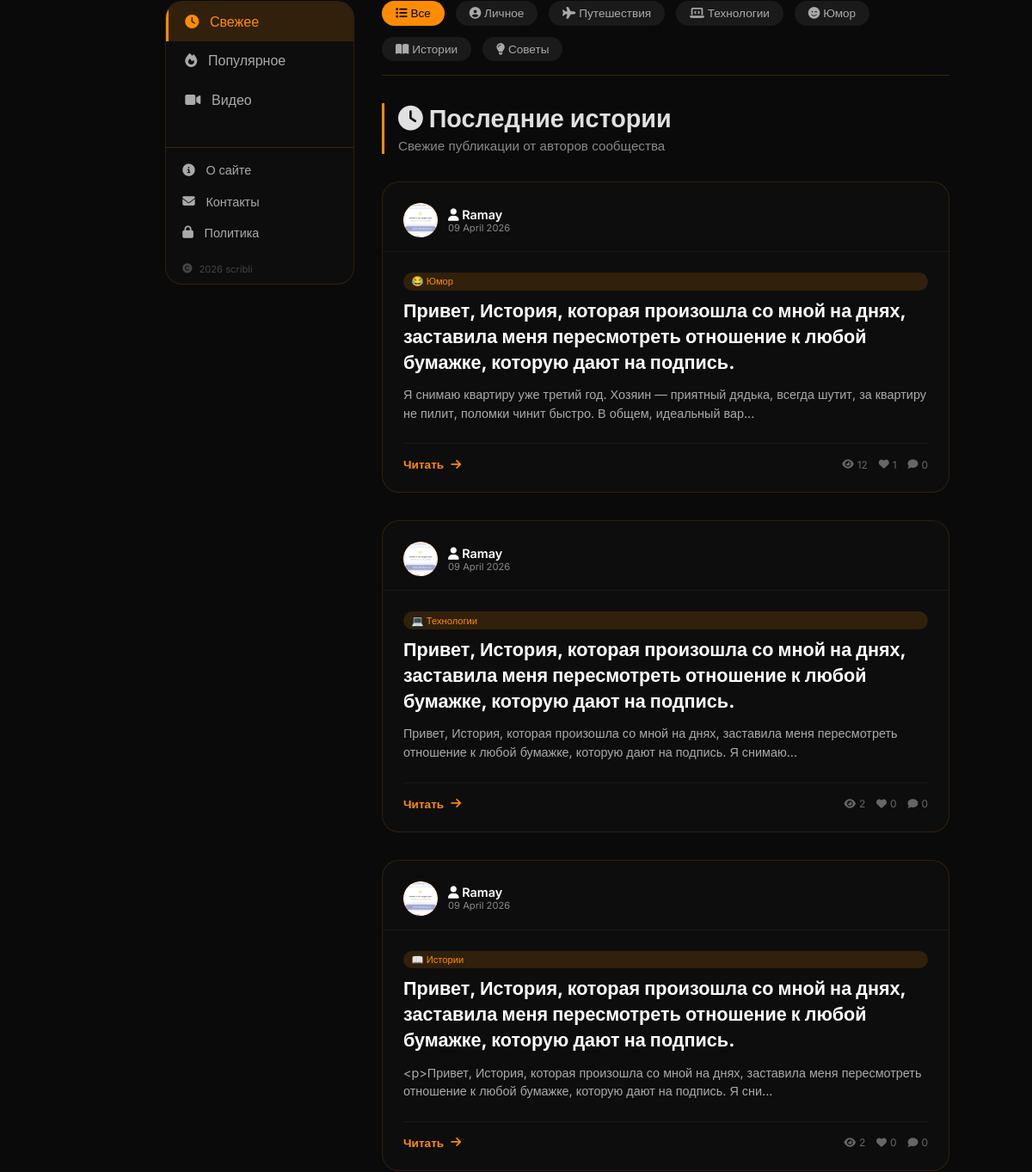
Before: / (middle part) with the older database file.
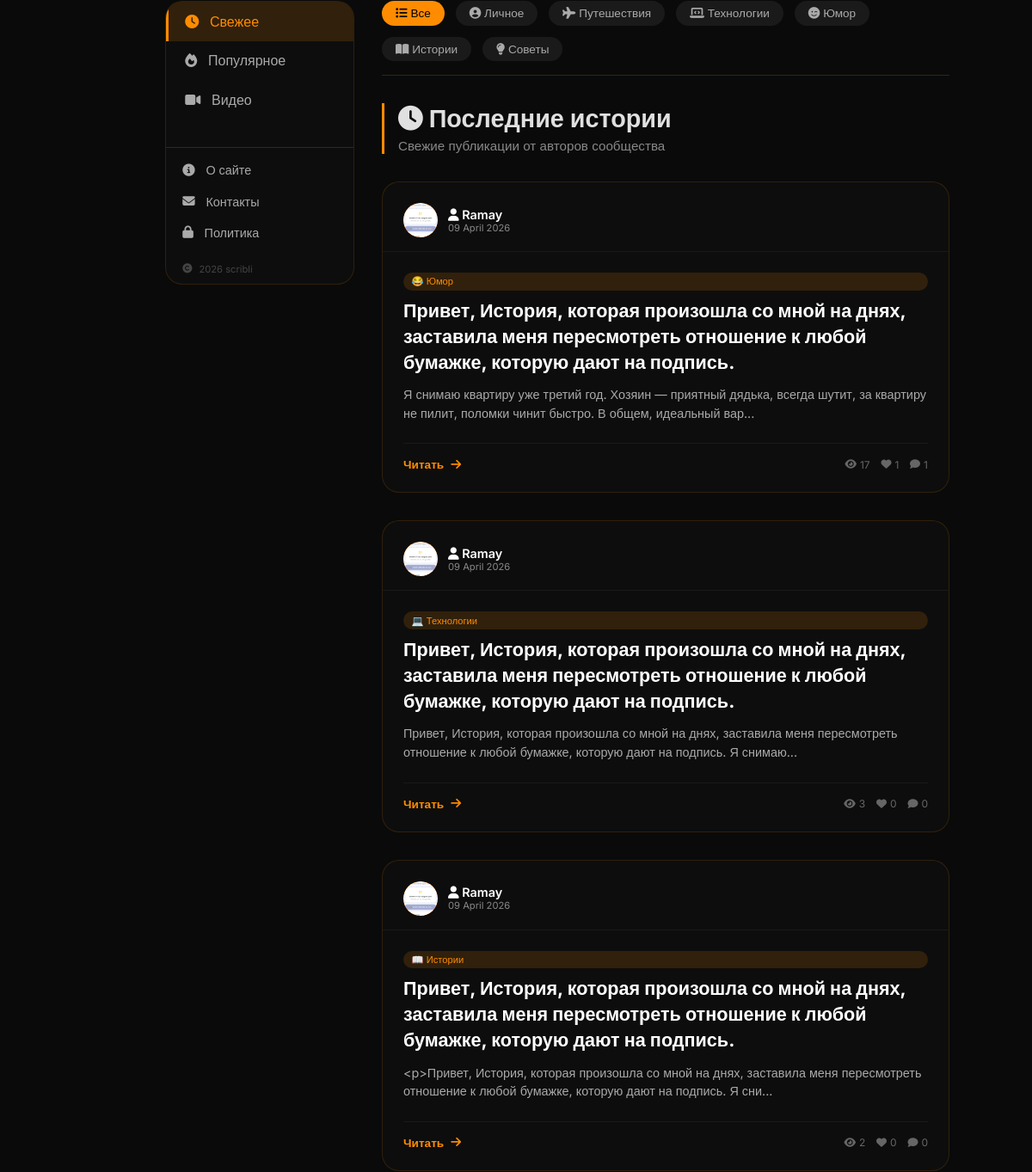
After: the same page with the newer database file.
### database.py (models this page shows)
class Article(Base):
    __tablename__ = 'articles'
    id = Column(Integer, primary_key=True)
    title = Column(String, index=True)
    slug = Column(String, unique=True, index=True)
    description = Column(String, default='')
    content = Column(Text)
    user_id = Column(Integer, ForeignKey('users.id'))
    is_published = Column(Boolean, default=False)
    views = Column(Integer, default=0)
    likes = Column(Integer, default=0)
    created_at = Column(DateTime, default=datetime.now)
    updated_at = Column(DateTime, default=datetime.now, onupdate=datetime.now)

class Category(Base):
    __tablename__ = 'categories'
    id = Column(Integer, primary_key=True)
    name = Column(String, unique=True)
    slug = Column(String, unique=True)
    icon = Column(String, default='📁')
    color = Column(String, default='#ff8c00')
    created_at = Column(DateTime, default=datetime.now)

### main.py (the view)
@app.get("/", response_class=HTMLResponse)
async def home(request: Request, category: str = None, feed: str = "fresh", db: Session = Depends(get_db)):
    user = get_current_user(request, db)
    categories = db.query(Category).all()
    query = db.query(Article).filter(Article.is_published == True)
    selected_category = None
    if category:
        selected_category = db.query(Category).filter(Category.slug == category).first()
        if selected_category:
            article_ids = db.query(ArticleCategory.article_id).filter(ArticleCategory.category_id == selected_category.id)
            query = query.filter(Article.id.in_(article_ids))
    if feed == "popular":
        query = query.order_by(Article.views.desc())
    elif feed == "myfeed" and user:
        subscriptions = db.query(Subscription).filter(Subscription.subscriber_id == user.id).all()
        author_ids = [s.author_id for s in subscriptions]
        if author_ids:
            query = query.filter(Article.user_id.in_(author_ids))
        else:
            query = query.filter(Article.user_id == -1)  # нет подписок
        query = query.order_by(Article.created_at.desc())
    else:  # fresh
        query = query.order_by(Article.created_at.desc())
    articles = query.limit(20).all()
    for article in articles:
        author = db.query(User).filter(User.id == article.user_id).first()
        article.author_name = author.username if author else f"Автор #{article.user_id}"
        article.author_avatar = author.avatar if author else 'default.png'
        article.comments_count = db.query(Comment).filter(Comment.article_id == article.id).count()
        article_cat = db.query(ArticleCategory).filter(ArticleCategory.article_id == article.id).first()
        if article_cat:
            cat = db.query(Category).filter(Category.id == article_cat.category_id).first()
            article.category = cat
    week_ago = datetime.utcnow() - timedelta(days=7)
    popular_articles = db.query(Article).filter(
        Article.is_published == True,
        Article.created_at >= week_ago
    ).order_by(Article.views.desc()).limit(5).all()
    for article in popular_articles:
        author = db.query(User).filter(User.id == article.user_id).first()
        article.author_name = author.username if author else f"Автор #{article.user_id}"
        article.author_avatar = author.avatar if author else 'default.png'
    authors_stats = []
    all_users = db.query(User).all()
    for u in all_users:
        articles_count = db.query(Article).filter(Article.user_id == u.id, Article.is_published == True).count()
        if articles_count > 0:
            total_views = db.query(func.sum(Article.views)).filter(Article.user_id == u.id, Article.is_published == True).scalar() or 0
            authors_stats.append({
                "id": u.id,
                "username": u.username,
                "avatar": u.avatar,
                "articles_count": articles_count,
                "total_views": total_views
            })
    top_authors = sorted(authors_stats, key=lambda x: x["total_views"], reverse=True)[:5]
    comments = db.query(Comment).all()
    slider_items = db.query(SliderItem).filter(SliderItem.is_active == True).order_by(SliderItem.order).all()
    return templates.TemplateResponse("index.html", {
        "request": request,
        "articles": articles,
        "comments": comments,
        "user": user,
        "slider_items": slider_items,
        "categories": categories,
        "selected_category": selected_category,
        "popular_articles": popular_articles,
        "top_authors": top_authors,
        "feed": feed,  # ← ВАЖНО: добавьте эту строку
        "meta_title": f"{selected_category.name} - StoryBlog" if selected_category else "StoryBlog - Истории и блоги",
        "meta_description": f"Статьи в категории {selected_category.name}" if selected_category else "Платформа для публикации личных историй"
    })

### templates/index.html (shortened to what this page needs)
{% extends "base.html" %}
{% block content %}
<div class="categories-filter">
    <a href="/" class="cat-tag {% if not selected_category %}active{% endif %}">
        <i class="fas fa-list"></i> Все
    </a>
    {% for cat in categories %}
    <a href="/?category={{ cat.slug }}" class="cat-tag {% if selected_category and selected_category.id == cat.id %}active{% endif %}">
        {% if cat.slug == 'lichnoe' %}<i class="fas fa-user-circle"></i>
        {% elif cat.slug == 'puteshestviya' %}<i class="fas fa-plane"></i>
        {% elif cat.slug == 'tehnologii' %}<i class="fas fa-laptop-code"></i>
        {% elif cat.slug == 'yumor' %}<i class="fas fa-smile-wink"></i>
        {% elif cat.slug == 'istorii' %}<i class="fas fa-book-open"></i>
        {% elif cat.slug == 'sovety' %}<i class="fas fa-lightbulb"></i>
        {% else %}<i class="fas fa-tag"></i>{% endif %}
        {{ cat.name }}
    </a>
    {% endfor %}
</div>
    <div class="content-right">
        <div class="section-header">
            {% if feed == 'popular' %}
                <h2><i class="fas fa-fire"></i> Популярные статьи</h2>
                <p>Самые читаемые статьи на сайте</p>
            {% elif feed == 'myfeed' %}
                <h2><i class="fas fa-rss"></i> Моя лента</h2>
                <p>Новые статьи от авторов, на которых вы подписаны</p>
            {% else %}
                <h2><i class="fas fa-clock"></i> Последние истории</h2>
                <p>Свежие публикации от авторов сообщества</p>
            {% endif %}
        </div>
        <div class="articles-grid" id="articlesGrid">
            {% for article in articles %}
            <div class="article-card">
                <div class="card-header">
                    <div class="author-avatar">
                        {% if article.author_avatar and article.author_avatar != 'default.png' %}
                        <img src="/static/avatars/{{ article.author_avatar }}" style="width: 40px; height: 40px; border-radius: 50%; object-fit: cover;">
                        {% else %}
                        {{ article.author_name[0]|upper if article.author_name else 'U' }}
                        {% endif %}
                    </div>
                    <div class="author-info">
                        <div class="author-name">
                            <a href="/user/{{ article.user_id }}"><i class="fas fa-user"></i> {{ article.author_name }}</a>
                        </div>
                        <div class="post-date">{{ article.created_at.strftime('%d %B %Y') }}</div>
                    </div>
                </div>
                <div class="card-content">
                    {% if article.category %}
                    <div class="cat-badge">{{ article.category.icon }} {{ article.category.name }}</div>
                    {% endif %}
                    <h3 class="article-title">
                        <a href="/article/{{ article.slug }}">{{ article.title }}</a>
                    </h3>
                    <div class="article-excerpt">
                        {{ article.description[:140] }}{% if article.description|length > 140 %}...{% endif %}
                    </div>
                    <div class="card-footer">
                        <a href="/article/{{ article.slug }}" class="read-more">
                            Читать <i class="fas fa-arrow-right"></i>
                        </a>
                        <div class="stats-mini">
                            <span><i class="fas fa-eye"></i> {{ article.views }}</span>
                            <span><i class="fas fa-heart"></i> {{ article.likes }}</span>
                            <span><i class="fas fa-comment"></i> {{ article.comments_count }}</span>
                        </div>
                    </div>
                </div>
            </div>
            {% endfor %}
        </div>
    </div>
</div>
{% endblock %}

Changed rows visible on the page:
changed Article "Юмор": views "12" → "17"; comments_count "0" → "1"
changed Article "Технологии": views "2" → "3"
